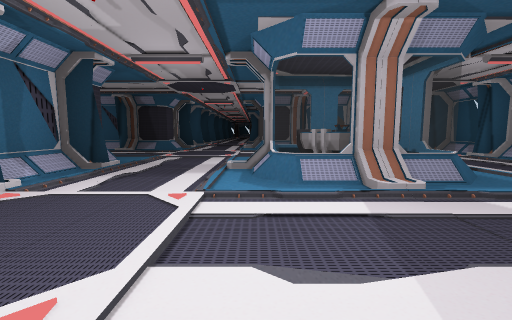
view 1 (above)

18 first-person views from a walk through a Unity game level. The camera is 1.2 m above the floor, tilts 6° down and sees 90° across. Doors are open. The floor is counted in squares, 2 m on a side. Each view is taken from the middle of a square. On the plan, view 1 faces up. The plan holds only what a view shows up to about 9 squares ahead; the rest is blank. The place goes on beyond the plan. The player character is not drawn. Some surface patterns are stand-ins.

view 2
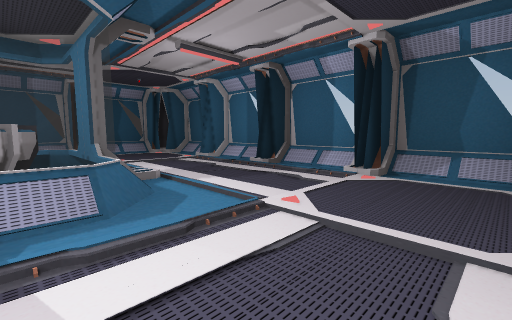

view 3
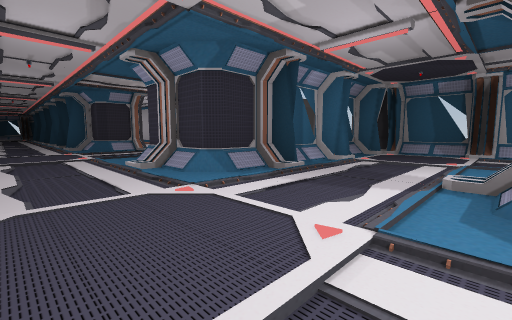

view 4
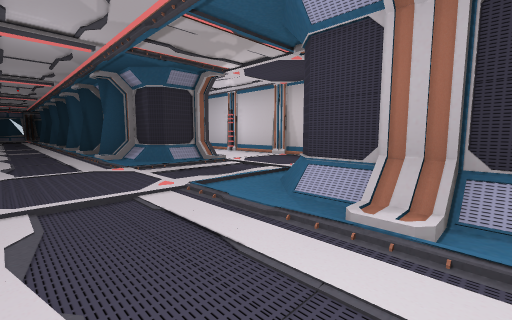

view 5
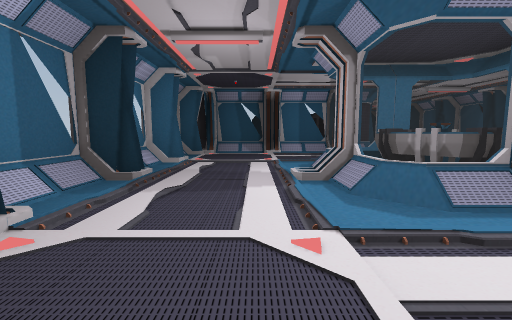

view 6
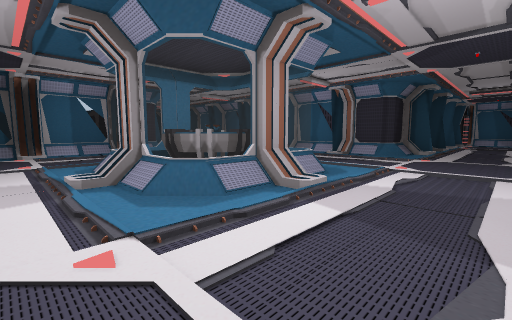

view 7
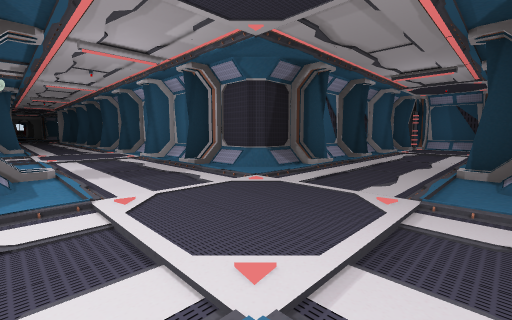

view 8
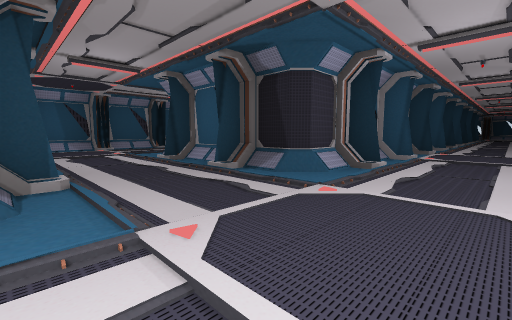

view 9
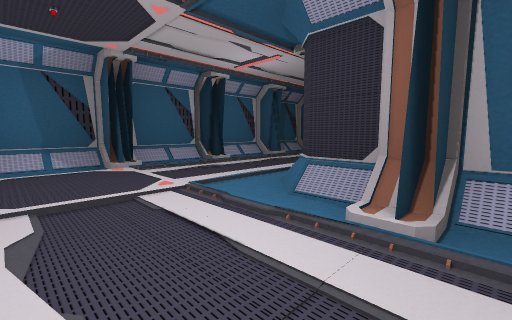

view 10
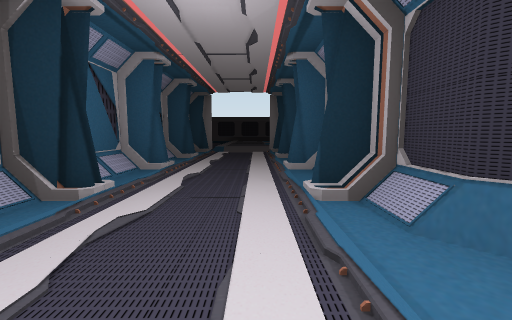

view 11
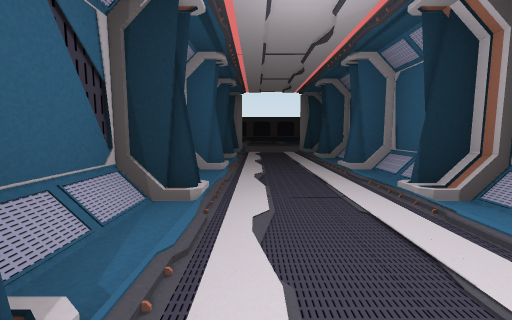

view 12
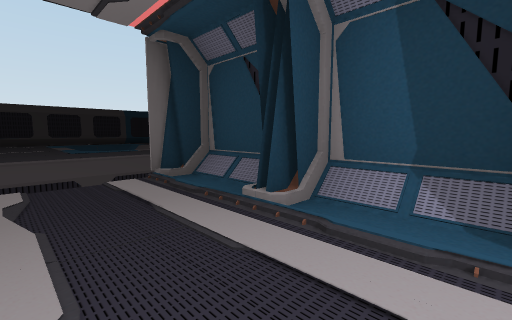

view 13
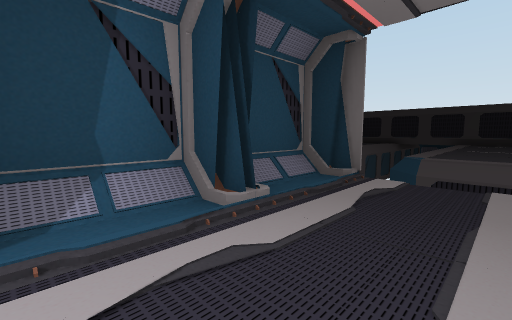

view 14
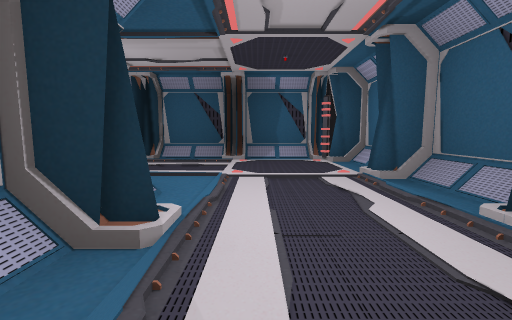

view 15
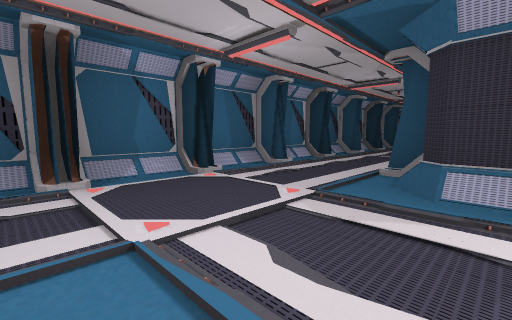

view 16
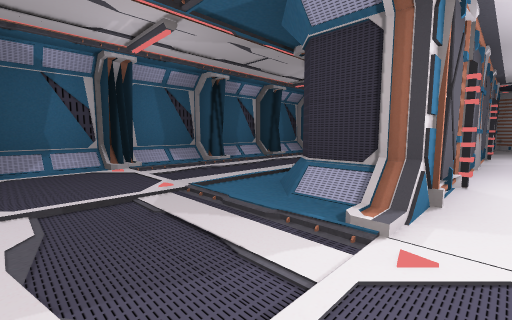

view 17
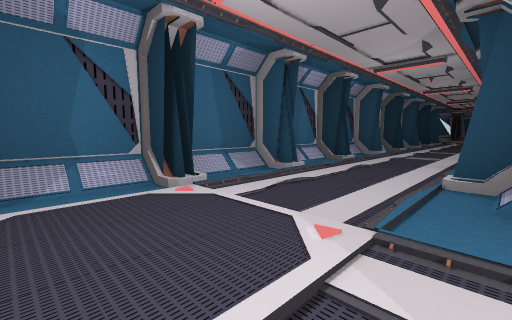

view 18
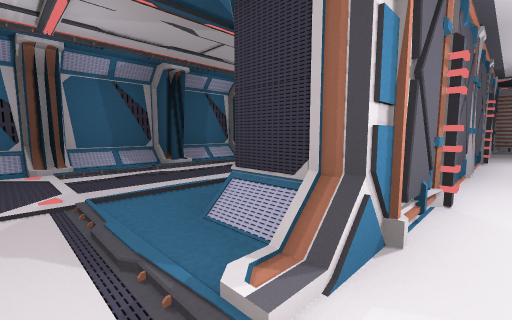

### Floor plan
Key: @ floor where view 1 was taken; # wall or solid block; . main floor; : floor 0.25 m higher than the main floor; / step, stairs or slope; D open door; P projector.
Columns run from 12 left of view 1 to 7 right of it. Each row starts with its distance up from view 1.
 25              ##
 24           .. #.
 23          /.. #.
 22          #.. #.
 21          /../#.
 20          #..##.
 19          /../#.
 18         ##..##.
 17 ##DD##  #/..##..
 16 #/DD/#  ##../#..
 15 #/../#  #/...:..
 14 ##..##  ##......
 13 #/../#  #/.....
 12 ##..##  ##.../
 11 #/..##  ##../#
 10 ##../####/../######
  9 #/.../##/..../##//##
  8 ##................/#
  7 #/................/#
  6 ##/#/#/#/....//...##
  5  ########/../PP/../#
  4         ##../PP/..##
  3         #/...//.../#
  2         ##........##
  1         #/......../#
  0         ##..@/##//##
 -1          #. #######

Positions as (right, up) in squares from view 1, and headings:
1: (0, 0), facing up
2: (2, 1), facing up-right
3: (-2, 6), facing up-right
4: (-2, 10), facing up-right
5: (4, 8), facing down
6: (4, 8), facing down-left
7: (0, 9), facing down-left
8: (-1, 6), facing up-left
9: (-6, 7), facing up-left
10: (-9, 8), facing up
11: (-10, 8), facing up
12: (-10, 13), facing up-right
13: (-9, 13), facing up-left
14: (-9, 12), facing down
15: (1, 12), facing up-left
16: (2, 13), facing up-left
17: (0, 13), facing up-left
18: (2, 14), facing up-left
